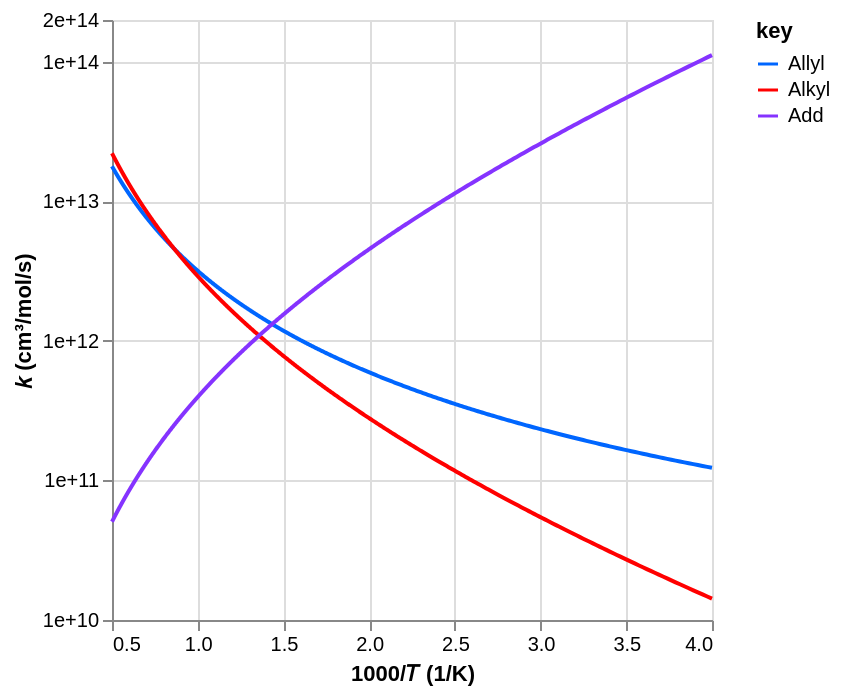

Notebook cell for this chart:
### Code cell
import autochem as ac
from autochem.util import plot
import pint

R = pint.Quantity("molar_gas_constant").m_as("cal/mol/K")

r1_allyl = ac.rate.ArrheniusRateFit(order=2, A=5.98e4, b=2.561, E=-99.76 * R)
r3_alkyl = ac.rate.ArrheniusRateFit(order=2, A=2.17e5, b=2.468, E=634 * R)
r4_add = ac.rate.ArrheniusRateFit(order=2, A=3.34e18, b=-2.419, E=-7.635e2 * R)
# r4_add_highp = ac.rate.ArrheniusRateFit(order=2, A=1.52e4, b=2.307, E=-2.501e3 * R)

ac.rate.data.display(
    [r1_allyl, r3_alkyl, r4_add],
    T_range=(250, 2000),
    label=["Allyl", "Alkyl", "Add"],
    color=[plot.Color.blue, plot.Color.red, plot.Color.purple],
)

### Figure 1 — Vega-Lite specification as saved in the notebook (floating-point values rounded to 4 significant figures; data arrays with more than 128 entries replaced by an {"elided": "..."} marker saying what was removed)
{"config": {"view": {"continuousWidth": 300, "continuousHeight": 300}}, "data": {"name": "data-4f9c07196f612132b6fd6fd7acdfc052"}, "mark": {"type": "line"}, "encoding": {"color": {"field": "key", "scale": {"domain": ["Allyl", "Alkyl", "Add"], "range": ["#0066ff", "#ff0000", "#8533ff"]}, "type": "nominal"}, "x": {"field": "x", "scale": {"zero": false}, "title": "1000/𝑇 (1/K)", "type": "quantitative"}, "y": {"axis": {"format": ".0e", "labelExpr": "((abs(datum.value - 10000000000.0) / abs(10000000000.0) < 1e-5) ||\n(abs(datum.value - 100000000000.0) / abs(100000000000.0) < 1e-5) ||\n(abs(datum.value - 1000000000000.0) / abs(1000000000000.0) < 1e-5) ||\n(abs(datum.value - 10000000000000.0) / abs(10000000000000.0) < 1e-5) ||\n(abs(datum.value - 100000000000000.0) / abs(100000000000000.0) < 1e-5) ||\n(abs(datum.value - 200000000000000.0) / abs(200000000000000.0) < 1e-5)) ? datum.label : ''", "values": [10000000000.0, 100000000000.0, 1000000000000.0, 10000000000000.0, 100000000000000.0, 200000000000000.0]}, "field": "value", "scale": {"domain": [10000000000.0, 200000000000000.0], "type": "log"}, "title": "𝑘 (cm³/mol/s)", "type": "quantitative"}}, "transform": [{"fold": ["Allyl", "Alkyl", "Add"]}], "$schema": "https://vega.github.io/schema/vega-lite/v5.20.1.json", "datasets": {"data-4f9c07196f612132b6fd6fd7acdfc052": {"elided": "1000 records"}}}
